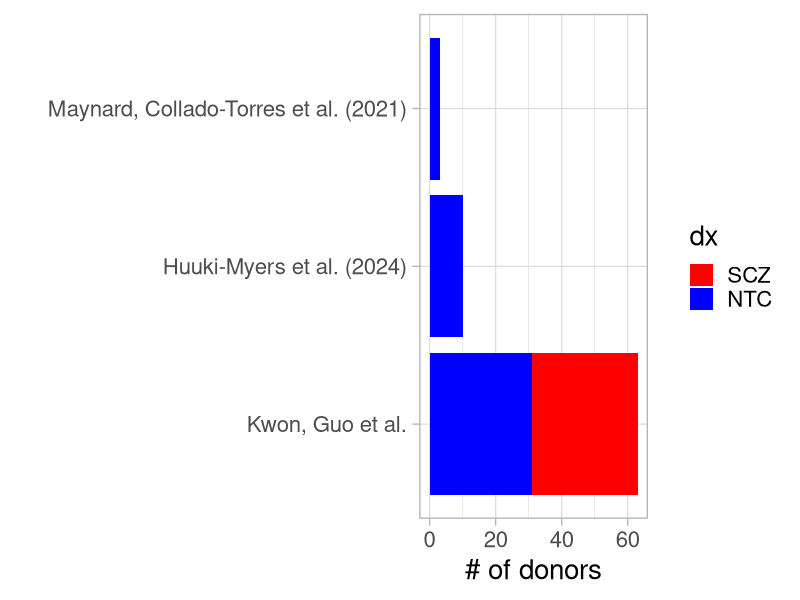
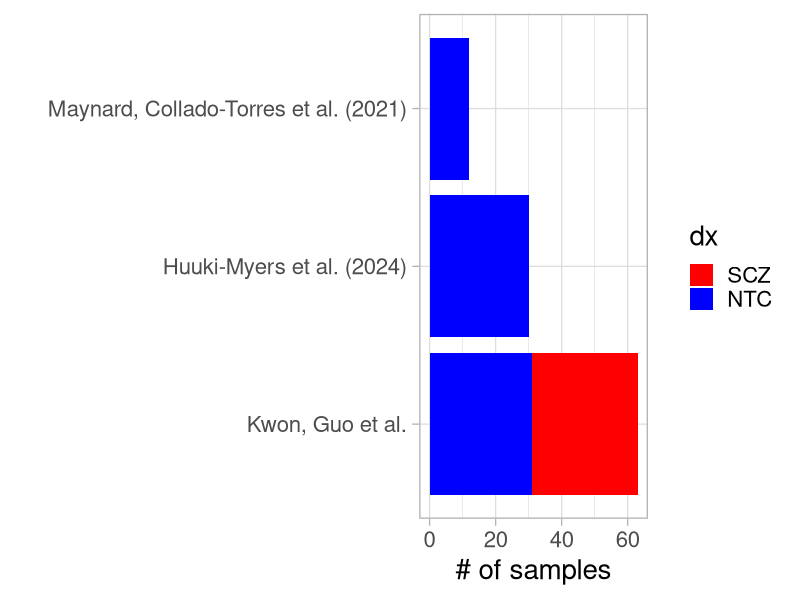
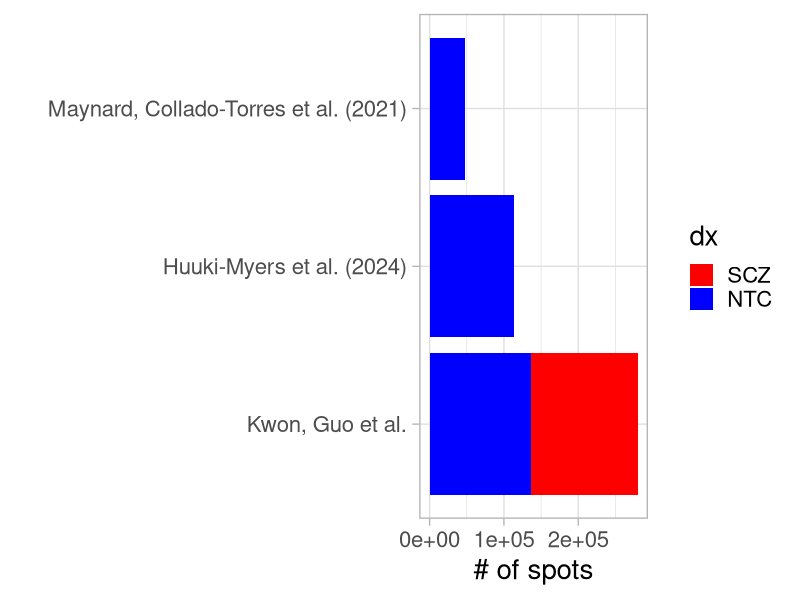

Generate these figures, in order, with R:
library(tidyverse)
library(here)

# Plot Donor Comparison ----
donor_df <- readr::read_csv(
  here(
    "raw-data/experiment_info",
    "study_compare.csv"
  )
) |>
  mutate(
    dx = factor(dx, levels = c("SCZ", "NTC")),
    study = factor(study,
      levels = c(
        "Kwon, Guo et al.",
        "Huuki-Myers et al. (2024)",
        "Maynard, Collado-Torres et al. (2021)"
      )
    )
  )

# Make barplots ----
for (tmp_col in c("donor", "sample", "spot")) {
  pdf(
    here(
      "plots/misc",
      paste0("bar_plot_study_compare_", tmp_col, "_num.pdf")
    ),
    height = 3,
    width = 10
  )
  print(
    ggplot(donor_df) +
      geom_bar(aes(y = study, weight = .data[[tmp_col]], fill = dx)) +
      labs(
        x = paste0("# of ", tmp_col, "s"),
        y = ""
      ) +
      scale_fill_manual(
        values = c(
          "NTC" = "blue",
          "SCZ" = "red"
        )
      ) +
      theme_light(base_size = 20)
  )
  dev.off()
}
